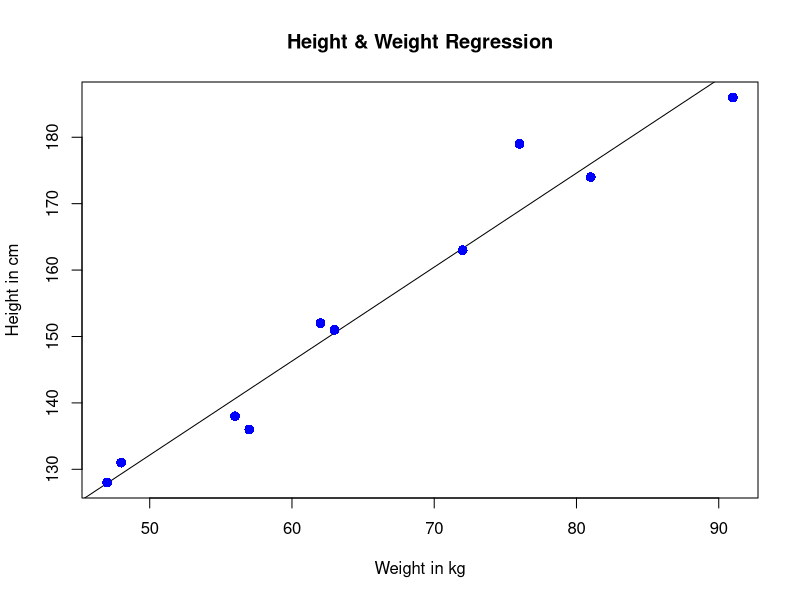

This figure's R source:
#Create the predictor and response variable.
x <- c(151,174,138,186,128,136,179,163,152,131)
y <- c(63,81,56,91,47,57,76,72,62,48)
relation <-lm(y~x)

#Give the chart file a name.
png(file="linearregression.png")

#Plot the chart.
plot(y,x,col="blue",main="Height & Weight Regression",
     abline(lm(x~y)),cex=1.3,pch=16,xlab="Weight in kg",ylab="Height in cm")

#Save the file.
dev.off()
